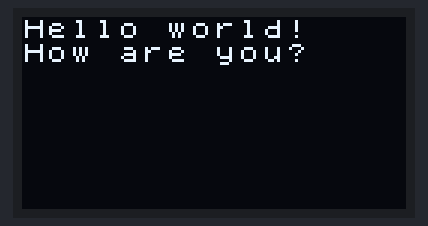
Bench run of a sketch on a simulated Arduino Uno, built with avr-gcc and run on an emulated ATmega328P. On the bench: 128×64 one-colour display.

Above: at 0.2 s.

The sketch:

task8.ino
```cpp
#include <U8x8lib.h>

U8X8_SSD1306_128X64_ALT0_HW_I2C u8x8(U8X8_PIN_NONE);

void setup() {
  u8x8.begin();
  u8x8.setFlipMode(1);
}

void loop() {
  u8x8.setFont(u8x8_font_chroma48medium8_r);
  u8x8.setCursor(0, 0);
  u8x8.println("Hello world!");
  u8x8.print("How are you?");
}
```
